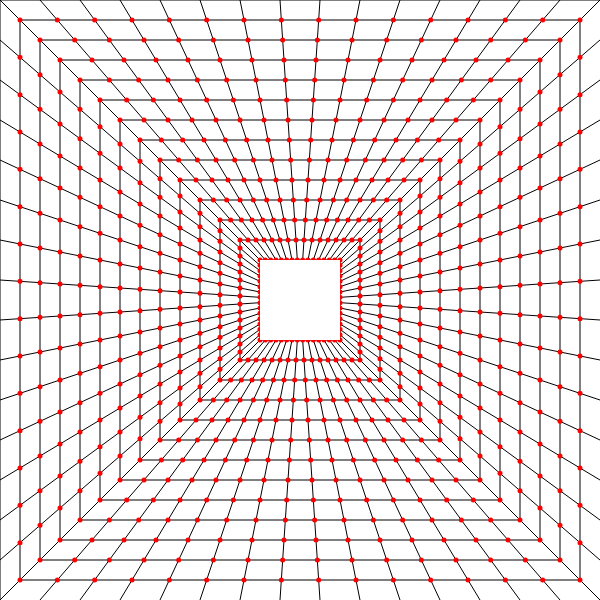
Frame 1 (no input)
Frame 60 (no input): identical to frame 1, image omitted
Frame 120 (the mouse pressed at the canvas centre since frame 60): identical to frame 1, image omitted

The p5.js sketch that drew this single still picture (run headless with seeded random() and noise() and a simulated clock; from frame 60 on, the mouse is pressed at the canvas centre):

// p5.js sketch
// ── sketch.js
let points = [];
let quadrant1 = [];
let quadrant2 = [];
let quadrant3 = [];
let quadrant4 = [];

function setup()
{
	createCanvas(600, 600);
	rectMode(CENTER);

	for(let i=0; i<width/2; i+=20)
	{
		quadrant1.push(createVector(i, -i));
		quadrant2.push(createVector(-i, -i));
		quadrant3.push(createVector(-i, i));
		quadrant4.push(createVector(i, i));
	}

	for(let i=0; i<quadrant1.length; i++)
	{
		for(let j=0; j<15; j++)
		{
			let x, y;

			x = lerp(quadrant1[i].x, quadrant2[i].x, j/15);
			y = quadrant1[i].y;
			points.push(createVector(x, y));

			x = quadrant2[i].x;
			y = lerp(quadrant2[i].y, quadrant3[i].y, j/15);
			points.push(createVector(x, y));

			x = lerp(quadrant3[i].x, quadrant4[i].x, j/15);
			y = quadrant3[i].y;
			points.push(createVector(x, y));

			x = quadrant4[i].x;
			y = lerp(quadrant4[i].y, quadrant1[i].y, j/15);
			points.push(createVector(x, y));
		}
	}
}

function draw()
{
	background(255);
	translate(width/2, height/2);

	stroke(0);

	for(let i=-width/2; i<=width/2; i+=40)
	{
		line(0, 0, i, -width/2);
		line(0, 0, i, width/2);
		line(0, 0, -width/2, i);
		line(0, 0, width/2, i);
	}

	for(let i=-width/2; i<width/2; i+=20)
	{
		line(i, -i*tan(PI/4), i, i*tan(PI/4));
		line(-i*tan(PI/4), i, i*tan(PI/4), i);
	}

	for(let i=0; i<points.length; i++)
	{
		fill(255, 0, 0);
		noStroke();
		ellipse(points[i].x, points[i].y, 5, 5);
	}

	fill(255);
	rect(0, 0, 80, 80);

	fill(0);
	noStroke();
	//drawRect(20, 30, 30, 20, 40, 60, 20, 40);
}

function drawRect(ax, ay, bx, by, cx, cy, dx, dy)
{
	beginShape();
	vertex(ax, ay);
	vertex(bx, by);
	vertex(cx, cy);
	vertex(dx, dy);
	endShape(CLOSE);
}
